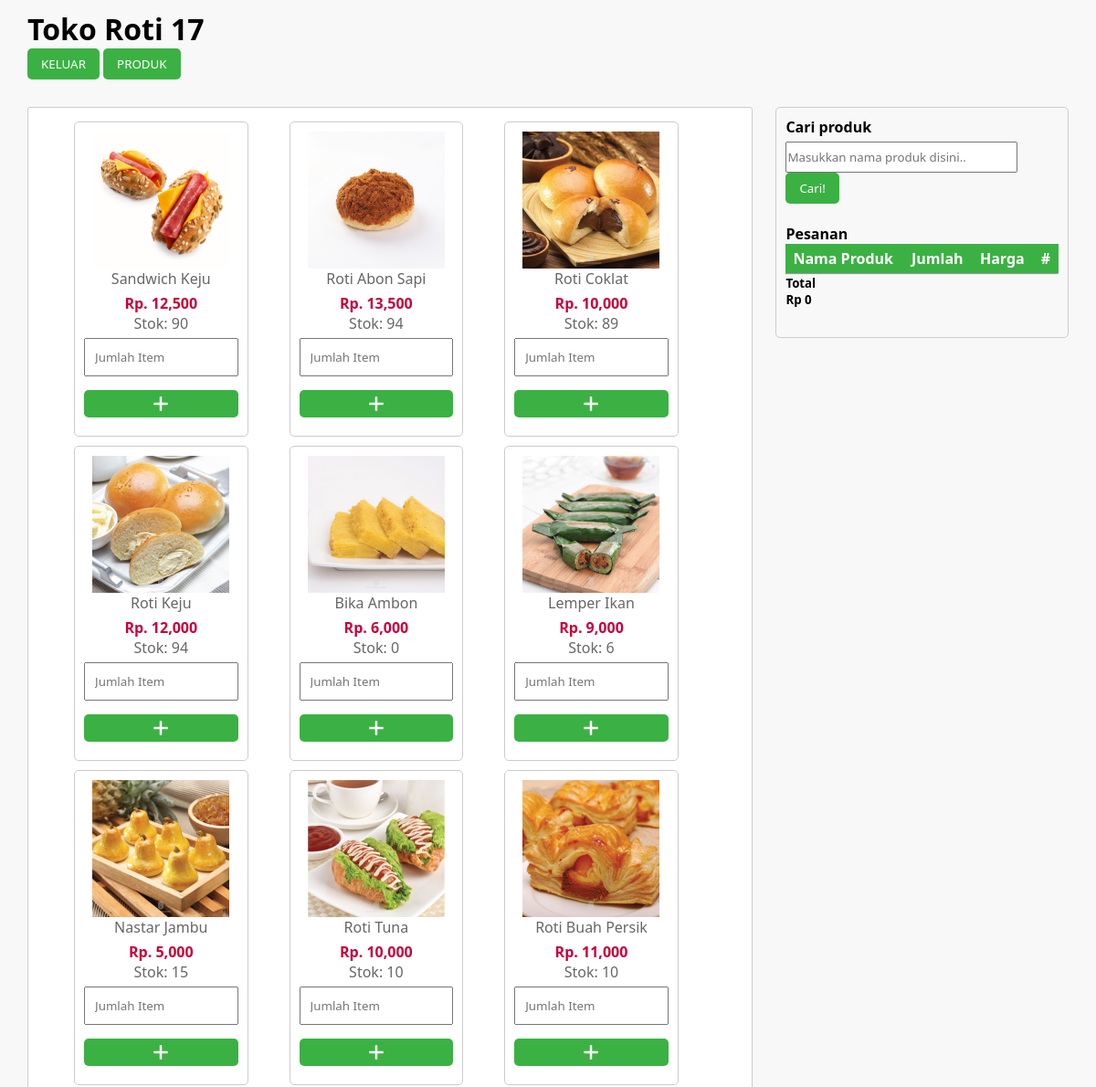
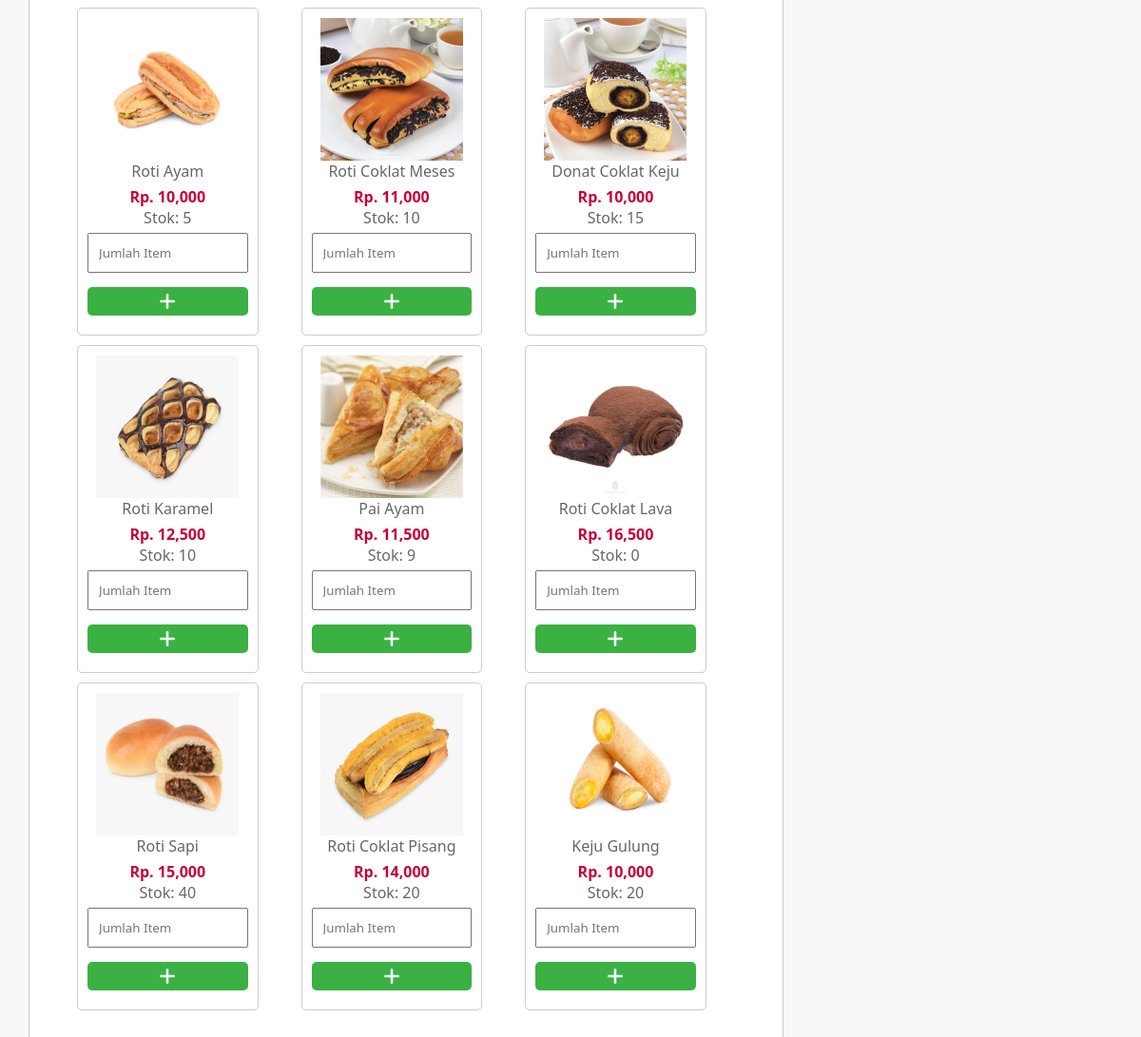
The page /index.php (signed in) on the database its author committed (2 pictures, top to bottom).
### tables this page shows
CREATE TABLE `produk` (
  `id_produk` int(11) NOT NULL,
  `nama_produk` varchar(255) NOT NULL,
  `harga` int(11) NOT NULL,
  `stok` int(11) NOT NULL,
  `gambar` varchar(100) NOT NULL
);

### config/functions.php (called while the page is built, shortened)
<?php
$conn = mysqli_connect('localhost', 'root', '', 'kasir');
$dataProduk = $conn->query("SELECT * FROM produk");

### index.php (the view, shortened to what this page needs)
<?php
require 'config/functions.php';
require 'config/route.php';
?>
<!DOCTYPE html>
<html lang="en">
<head>
    <link rel="stylesheet" href="assets/style.css">
</head>
<body>
    <div class="section">
        <div class="container">
                <h1><a href="index.php"></a>Toko Roti 17</h1>
                <button type="button" class="btn">
                    <a href="config/logout.php" style="text-decoration: none; color:white;">KELUAR</a>
                </button>
                <button type="button" class="btn">
                    <a href="produk.php" style="text-decoration: none; color:white;">PRODUK</a>
                </button>
            <div class="kiri">
                <div class="box">
                    <div id="container">
                        <?php foreach ($dataProduk as $p) : ?>
                            <div class="col-4">
                                <img src="assets/img/<?= $p['gambar'] ?>">
                                <p class="nama"><?= $p['nama_produk'] ?></p>
                                <p class="harga">Rp. <?= number_format($p['harga']) ?></p>
                                <p class="nama">Stok: <?= $p['stok']; ?></p>
                                <form action="" method="post">
                                    <input type="number" name="jumlah" class="input-control" min="0" placeholder="Jumlah Item" required>
                                    <button type="submit" name="btn-pesan" onclick="pesanProduk(<?= $p['id_produk'] ?>)" class="btn-add">
                                        <img src="assets/icon-add.png" alt="pesan" style="width: 20px; height:20px;">
                                    </button>
                                </form>
                            </div>
                        <?php endforeach; ?>
                    </div>
                </div>
                <div class="kanan">
                    <form action="" method="post">
                        <h4>Cari produk</h4>
                        <input type="text" name="keyword" class="input-search" size="40" autofocus placeholder="Masukkan nama produk disini.." autocomplete="off" id="keyword">
                        <button type="submit" name="btn-cari" class="btn" id="tombol-cari">Cari!</button>
                    </form>
                    <br>
                    <h4>Pesanan</h4>
                    <div>
                        <table class="pesanan">
                            <thead>
                                <tr>
                                    <th>Nama Produk</th>
                                    <th>Jumlah</th>
                                    <th>Harga</th>
                                    <th>#</th>
                                </tr>
                            </thead>
                        </table>
                        <hr>
                        <div>
                            <div>
                                <h5>Total</h5>
                            </div>
                            <div>
                                <h5>Rp <?= number_format(@$hargaAkhir) ?><br><?= @$diskon ?: '' ?></h5>
                            </div>
                            <br>
                        </div>
                    </div>
                </div>
            </div>
        </div>
    </div>
</body>
</html>

### assets/style.css (style rules this page uses)
* { padding: 0; margin: 0; font-family: 'Segoe UI'; }
body { background-color: #f8f8f8; }
.container { width: 95%; margin: 0 auto; }
.container::after { content: ''; display: block; clear: both; }
.section { padding: 10px 0; }
.box { background-color: #fff; border: 1px solid #ccc; border-radius: 3px; padding: 15px; box-sizing: border-box; margin: 30px 0 50px; width: 100%; }
.box::after { content: ''; display: block; clear: both; }
.col-4 { width: 25%; height: auto; border: 1px solid #ccc; float: left; padding: 10px; box-sizing: border-box; margin-bottom: 10px; margin-right: 10px; margin-left: 35px; display: flex; flex-direction: column; align-items: center; border-radius: 5px; }
.col-4 img { width: 150px; height: 150px; }
.col-4 .nama { color: #666; margin-bottom: 5px; }
.col-4 .harga { font-weight: bold; color: #C70039; float: left; }
.btn { padding: 8px 15px; background-color: #3BB143; color: #fff; border: transparent; cursor: pointer; box-sizing: border-box; border-radius: 5px; }
.input-search { margin-top: 5px; width: 250px; height: 30px; }
.btn-add { width: 100%; box-sizing: border-box; background-color: #3BB143; margin: 0 0 10px 0; padding: 5px 0 5px 0; align-items: center; display: flex; border: transparent; border-radius: 5px; justify-content: center; transition: 0.2s all; }
.kiri { display: flex; }
.kanan { width: 40%; height: auto; border: 1px solid #ccc; padding: 10px; box-sizing: border-box; margin: 30px 0 280vh 25px; border-radius: 5px; }
.input-control { width: 100%; padding: 10px; margin-bottom: 15px; box-sizing: border-box; }
.pesanan { font-family: 'Segoe UI'; border-collapse: collapse; width: 100%; }
.pesanan td, th { padding: 8px; }
.pesanan th { padding-top: 5px; padding-bottom: 5px; text-align: left; background-color: #3BB143; color: white; }

### rows shown on the page
produk: gambar (picture), nama_produk "Sandwich Keju", harga "12,500", stok "90"
produk: gambar (picture), nama_produk "Roti Abon Sapi", harga "13,500", stok "94"
produk: gambar (picture), nama_produk "Roti Coklat", harga "10,000", stok "89"
produk: gambar (picture), nama_produk "Roti Keju", harga "12,000", stok "94"
produk: gambar (picture), nama_produk "Bika Ambon", harga "6,000", stok "0"
produk: gambar (picture), nama_produk "Lemper Ikan", harga "9,000", stok "6"
produk: gambar (picture), nama_produk "Nastar Jambu", harga "5,000", stok "15"
produk: gambar (picture), nama_produk "Roti Tuna", harga "10,000", stok "10"
produk: gambar (picture), nama_produk "Roti Buah Persik", harga "11,000", stok "10"
produk: gambar (picture), nama_produk "Roti Ayam", harga "10,000", stok "5"
produk: gambar (picture), nama_produk "Roti Coklat Meses", harga "11,000", stok "10"
produk: gambar (picture), nama_produk "Donat Coklat Keju", harga "10,000", stok "15"
produk: gambar (picture), nama_produk "Roti Karamel", harga "12,500", stok "10"
produk: gambar (picture), nama_produk "Pai Ayam", harga "11,500", stok "9"
produk: gambar (picture), nama_produk "Roti Coklat Lava", harga "16,500", stok "0"
produk: gambar (picture), nama_produk "Roti Sapi", harga "15,000", stok "40"
produk: gambar (picture), nama_produk "Roti Coklat Pisang", harga "14,000", stok "20"
produk: gambar (picture), nama_produk "Keju Gulung", harga "10,000", stok "20"
